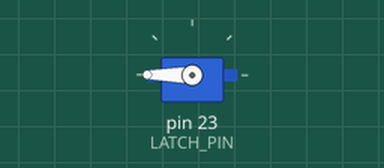
Simulated run of this sketch. Board: Arduino Mega 2560, built with avr-gcc and run on an emulated ATmega2560. Parts: servo.

Above: at 0.05 s.
Timing chart, 0 to 4.6 s (numbered marks = the images above):
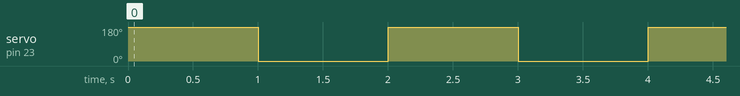

Measured:
- by itself, servo on pin 23 (LATCH_PIN): alternates 180° for 1.0 s and 0° for 1.0 s

The sketch:

Servo.ino
```cpp
// (licence header left out)
#include <Servo.h>

Servo Latch;

#define LATCH_PIN 23
#define OPEN_ANGLE 0
#define CLSD_ANGLE 180

void open_latch(){
  Latch.write(OPEN_ANGLE);
}

void close_latch(){
  Latch.write(CLSD_ANGLE);
}

void setup()
{
  Latch.attach(LATCH_PIN);
  close_latch();
}

void loop()
{
  close_latch();
  delay(1000);
  open_latch();
  delay(1000);
}
```
